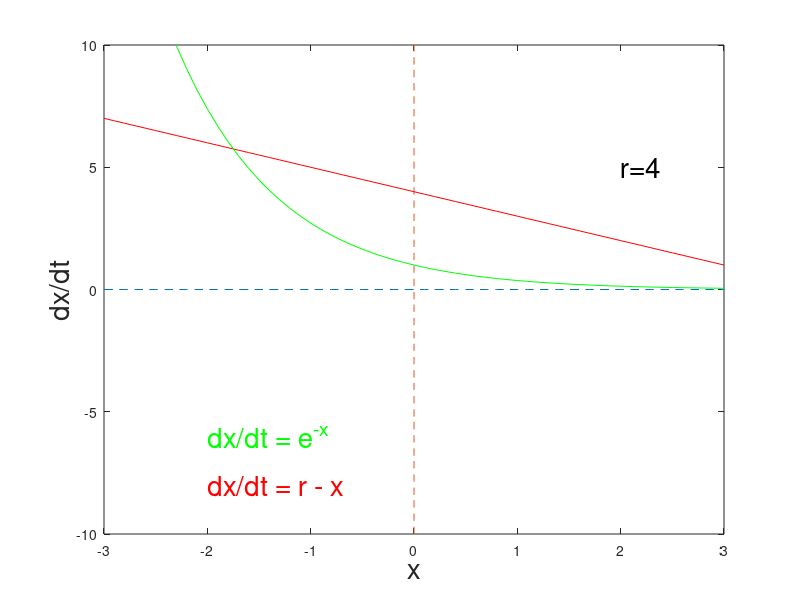

Reproduce this figure in MATLAB. (Note: this script raises an error after producing the figure.)
%% Animation for a different Saddle-Node

     xmin = -3;
     xmax = 3;
     x = xmin:0.1:xmax
     ax = (0.0).*x;

     rmin = -4
     rmax = 4
     imax = 41

     ymin = -10;
     ymax = 10;
     ky = ymin:0.1:ymax
     ay = (0.0).*ky

for i = 1:imax
%calculate r value
     r = rmin + (i-1)*(rmax-rmin)/(imax-1)
%create title string
     strr = num2str(r);
     strt = ['r=' strr]; 

%calculate dxdt
     y1 = r - x
     y2 = exp(-x)

%plot x-axis
     plot(x,ax,'--');
     axis([xmin xmax ymin ymax])
     hold on
%plot y-axis
     plot(ay,ky,'--')

%plot f(x)
     plot(x,y1,'r');
     plot(x,y2,'g');

%plot labels
     xlabel('x','FontSize',20)
     ylabel('dx/dt','FontSize',20)
     text(-2,-8,'dx/dt = r - x','Color','r','FontSize',20)
     text(-2,-6,'dx/dt = e^{-x}','Color','g','FontSize',20)
     text(2,5,strt,'FontSize',20)


%getframe
     h = gcf;
     M(i) = getframe(h,[5 5 480 380]);
     hold off
end

%play and save movie
     movie(M);
     movie2avi(M,'Graphbif','fps',2);
